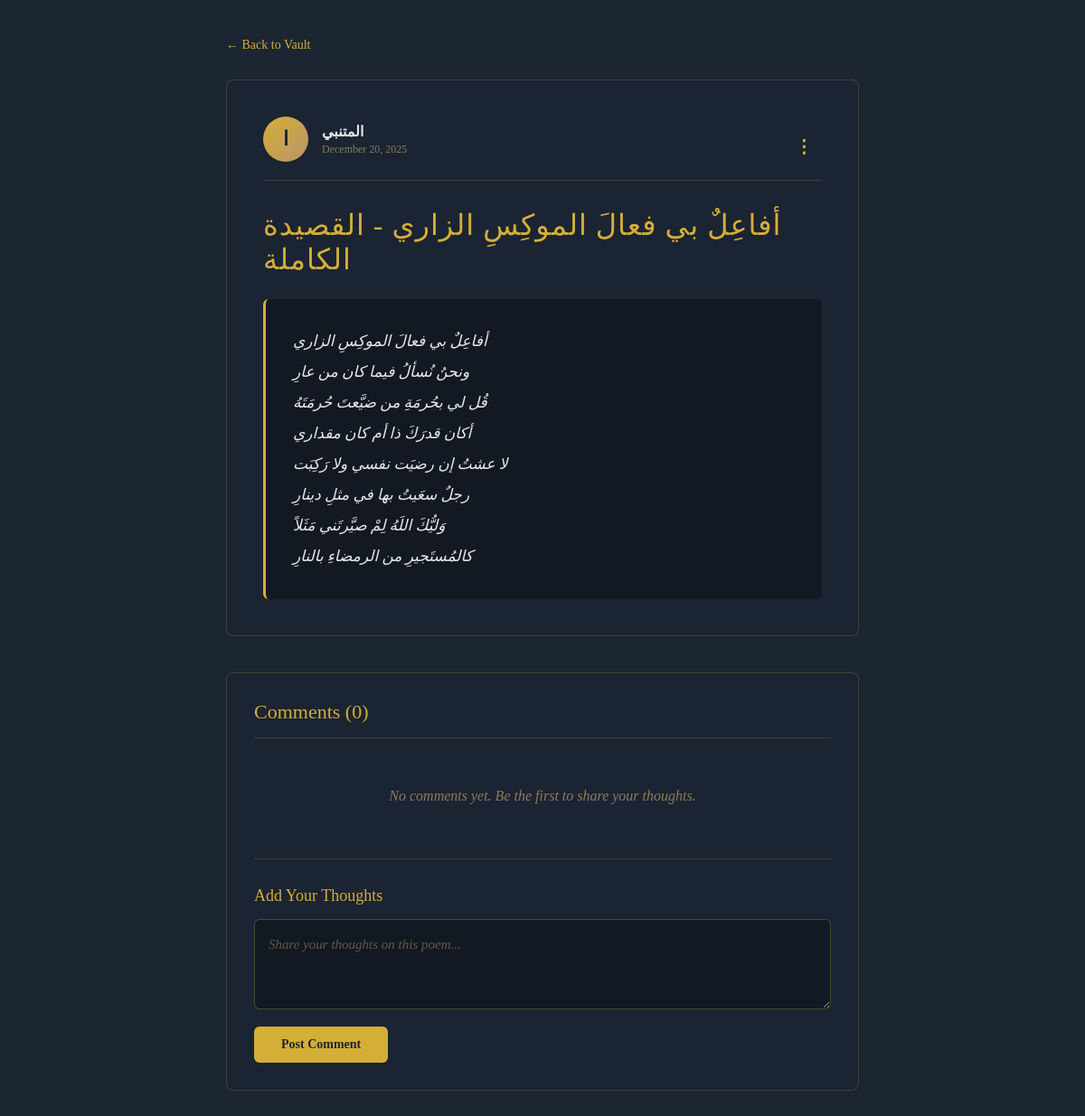
/poem/197 (signed in), run on the app's committed database.
### models.py (models this page shows, shortened)
class User(UserMixin, db.Model):
    __tablename__ = 'users'
    id = db.Column(db.Integer, primary_key=True)
    username = db.Column(db.String(80), unique=True, nullable=False)
    email = db.Column(db.String(120), unique=True, nullable=False)
    password_hash = db.Column(db.String(255), nullable=False)
    age = db.Column(db.Integer, nullable=True)
    favorite_poet = db.Column(db.String(100), nullable=True)
    is_admin = db.Column(db.Boolean, default=False)
    has_seen_tutorial = db.Column(db.Boolean, default=False)
    subscription_tier = db.Column(db.String(20), default='free')  # free, plus, pro
    subscription_expires = db.Column(db.DateTime, nullable=True)
    created_at = db.Column(db.DateTime, default=datetime.utcnow)
    last_login = db.Column(db.DateTime, nullable=True)
    privacy_settings = db.Column(db.Text, nullable=True)  # Encrypted JSON
    is_banned = db.Column(db.Boolean, default=False)
    ban_reason = db.Column(db.String(500), nullable=True)
    failed_login_attempts = db.Column(db.Integer, default=0)
    account_locked_until = db.Column(db.DateTime, nullable=True)
    email_verified = db.Column(db.Boolean, default=False)
    two_factor_enabled = db.Column(db.Boolean, default=False)
    data_sharing_consent = db.Column(db.Boolean, default=False)
    poems = db.relationship('Poem', backref='author', lazy=True)
    comments = db.relationship('Comment', backref='author', lazy=True)
    saved_poems = db.relationship('SavedPoem', backref='user', lazy=True, cascade='all, delete-orphan')
    likes = db.relationship('Like', backref='user', lazy=True, cascade='all, delete-orphan')
    notifications = db.relationship('Notification', backref='user', lazy=True, cascade='all, delete-orphan')
    highlights = db.relationship('Highlight', backref='user', lazy=True, cascade='all, delete-orphan')
    following = db.relationship('Follow', foreign_keys='Follow.follower_id', backref='follower', lazy='dynamic', cascade='all, delete-orphan')
    followers = db.relationship('Follow', foreign_keys='Follow.followed_id', backref='followed', lazy='dynamic', cascade='all, delete-orphan')

class Poem(db.Model):
    __tablename__ = 'poems'
    id = db.Column(db.Integer, primary_key=True)
    title = db.Column(db.String(200), nullable=False)
    content = db.Column(db.Text, nullable=False)
    category = db.Column(db.String(50), nullable=True)  # love, nature, death, spirituality, etc.
    mood = db.Column(db.String(50), nullable=True)  # happy, sad, contemplative, passionate, etc.
    theme = db.Column(db.String(50), nullable=True)  # romance, loss, hope, rebellion, etc.
    created_at = db.Column(db.DateTime, default=datetime.utcnow)
    user_id = db.Column(db.Integer, db.ForeignKey('users.id'), nullable=False)
    is_classic = db.Column(db.Boolean, default=False)  # Hide from home feed, show in search only
    is_anonymous = db.Column(db.Boolean, default=False)  # Post anonymously
    is_protected = db.Column(db.Boolean, default=False)  # User-protected content
    visibility = db.Column(db.String(20), default='public')  # public, friends, private
    content_warning = db.Column(db.String(200), nullable=True)  # Content warning text
    is_flagged = db.Column(db.Boolean, default=False)  # Flagged for review
    flag_reason = db.Column(db.String(500), nullable=True)  # Reason for flagging
    comments = db.relationship('Comment', backref='poem', lazy=True, cascade='all, delete-orphan')
    saved_by = db.relationship('SavedPoem', backref='poem', lazy=True, cascade='all, delete-orphan')
    likes = db.relationship('Like', backref='poem', lazy=True, cascade='all, delete-orphan')

### app.py (the view, shortened to what this page needs)
    @app.route('/poem/<int:poem_id>', methods=['GET', 'POST'])
    @login_required
    def poem_detail(poem_id):
        try:
            from models import Notification, SavedPoem
            poem = Poem.query.get_or_404(poem_id)
            is_saved = SavedPoem.query.filter_by(user_id=current_user.id, poem_id=poem_id).first() is not None
            return render_template('poem_detail.html', poem=poem, is_saved=is_saved)
        except Exception as e:
            logger.error(f"Error in poem_detail route: {str(e)}")
            if request.method == 'POST':
                db.session.rollback()
            abort(500)

### templates/poem_detail.html (shortened to what this page needs)
<!DOCTYPE html>
<html>
<head>
</head>
<body>
    <div class="container">
        <div class="back-link">
            <a href="/home">← Back to Vault</a>
        </div>
        <div class="poem-card">
            <div class="poem-header">
                {% if poem.is_anonymous %}
                    <div class="avatar">?</div>
                    <div class="author-info">
                        <strong>Anonymous</strong>
                        <small>{{ poem.created_at.strftime('%B %d, %Y') }}</small>
                    </div>
                {% else %}
                    <div class="avatar">{{ poem.author.username[0].upper() }}</div>
                    <div class="author-info">
                        <strong>{{ poem.author.username }}</strong>
                        <small>{{ poem.created_at.strftime('%B %d, %Y') }}</small>
                    </div>
                {% endif %}
                <button class="options-btn" onclick="toggleMenu(event, {{ poem.id }})">⋮</button>
            </div>
            <div class="poem-title">{{ poem.title }}</div>
            <div class="poem-content">{{ poem.content }}</div>
        </div>
        <div class="comments-section">
            <div class="comments-header">
                Comments ({{ poem.comments|length }})
            </div>
            {% if poem.comments %}
                {% for comment in poem.comments|reverse %}
                <div class="comment">
                    <div class="comment-author">{{ comment.author.username }}</div>
                    <div class="comment-date">{{ comment.created_at.strftime('%B %d, %Y at %I:%M %p') }}</div>
                    <div class="comment-text">{{ comment.content }}</div>
                </div>
                {% endfor %}
            {% else %}
                <div class="no-comments">
                    No comments yet. Be the first to share your thoughts.
                </div>
            {% endif %}
            <div class="comment-form">
                <h3>Add Your Thoughts</h3>
                <form method="POST">
                    <textarea name="comment" placeholder="Share your thoughts on this poem..." required></textarea>
                    <button type="submit">Post Comment</button>
                </form>
            </div>
        </div>
    </div>
</body>
</html>

### templates/poem_detail.html (style rules this page uses)
* { margin: 0; padding: 0; box-sizing: border-box; }
body { font-family: 'Georgia', 'Times New Roman', serif; background: #1c2532; min-height: 100vh; color: #e8e8e8; padding: 40px 20px; }
.container { max-width: 700px; margin: 0 auto; }
.back-link { margin-bottom: 30px; }
.back-link a { color: #d4af37; text-decoration: none; font-size: 14px; }
.poem-card { background: rgba(28, 37, 50, 0.8); border: 1px solid rgba(212, 175, 55, 0.2); border-radius: 8px; padding: 40px; margin-bottom: 40px; }
.poem-header { display: flex; align-items: center; gap: 15px; margin-bottom: 30px; padding-bottom: 20px; border-bottom: 1px solid rgba(212, 175, 55, 0.2); position: relative; }
.options-btn { background: none; border: none; color: #d4af37; font-size: 20px; cursor: pointer; padding: 5px 10px; line-height: 1; position: relative; }
.avatar { width: 50px; height: 50px; border-radius: 50%; background: linear-gradient(135deg, #d4af37 0%, #b8956a 100%); display: flex; align-items: center; justify-content: center; color: #1c2532; font-weight: bold; font-size: 22px; }
.author-info { flex: 1; }
.author-info strong { color: #e8e8e8; font-size: 16px; display: block; font-weight: 600; }
.author-info small { color: #8e7a5a; font-size: 12px; }
.poem-title { font-size: 32px; color: #d4af37; margin-bottom: 25px; letter-spacing: 1px; font-weight: normal; }
.poem-content { white-space: pre-wrap; line-height: 2; color: #e8e8e8; font-size: 17px; font-style: italic; padding: 30px; background: rgba(0, 0, 0, 0.3); border-radius: 6px; border-left: 3px solid #d4af37; }
.comments-section { background: rgba(28, 37, 50, 0.8); border: 1px solid rgba(212, 175, 55, 0.2); border-radius: 8px; padding: 30px; }
.comments-header { font-size: 22px; color: #d4af37; margin-bottom: 25px; padding-bottom: 15px; border-bottom: 1px solid rgba(212, 175, 55, 0.2); font-weight: normal; }
.comment-form { margin-top: 30px; padding-top: 30px; border-top: 1px solid rgba(212, 175, 55, 0.2); }
.comment-form h3 { color: #d4af37; margin-bottom: 15px; font-size: 18px; font-weight: normal; }
textarea { width: 100%; padding: 15px; background: rgba(0, 0, 0, 0.3); border: 1px solid rgba(212, 175, 55, 0.3); border-radius: 6px; color: #e8e8e8; font-family: 'Georgia', serif; font-size: 15px; min-height: 100px; resize: vertical; line-height: 1.6; }
textarea::placeholder { color: rgba(184, 149, 106, 0.5); font-style: italic; }
button { margin-top: 15px; padding: 12px 30px; background: #d4af37; color: #1c2532; border: none; border-radius: 6px; font-size: 14px; font-weight: 600; cursor: pointer; transition: all 0.2s; font-family: 'Georgia', serif; }
.no-comments { text-align: center; color: #8e7a5a; font-style: italic; padding: 30px; }

### data on the page
User: author "ا", author.username "المتنبي"
Poem: created_at "December 20, 2025", title "أفاعِلٌ بي فعالَ الموكِسِ الزاري - القصيدة الكاملة", content "أفاعِلٌ بي فعالَ الموكِسِ الزاري ونحنُ نُسألُ فيما كان من عارِ قُل لي بحُرمَةِ من ضيَّعتَ حُرمَتَهُ أكان قدرَكَ ذا أم كان مقداري لا عشتُ إن رضيَت نفسي ولا رَكِبَت رجلٌ سعَيتُ بها في مثلِ دينارِ وَليُّكَ اللَهُ لِمْ صيَّرتَني مَثَلاً كالمُستَجيرِ من الرمضاءِ بالنارِ"

### other printed values
{{ poem.comments|length }} "0"
